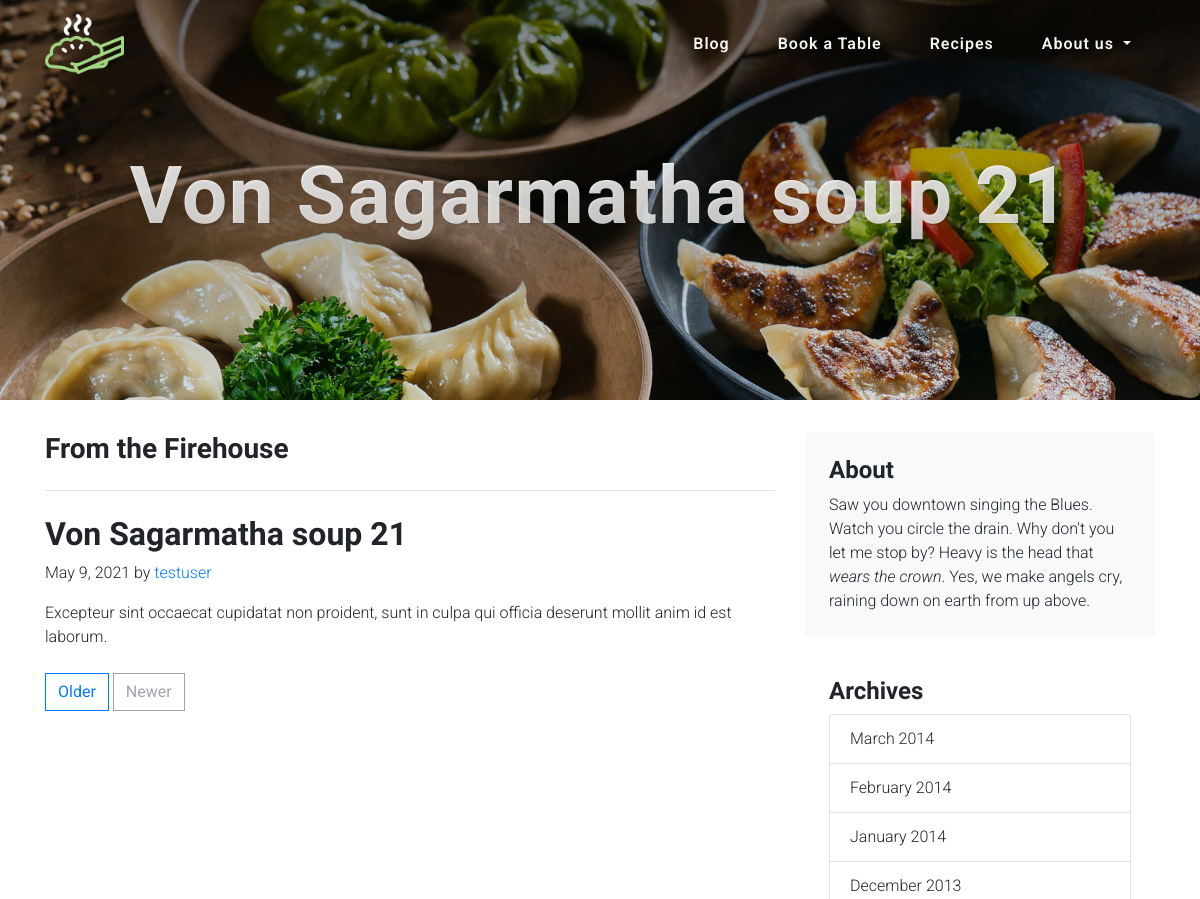
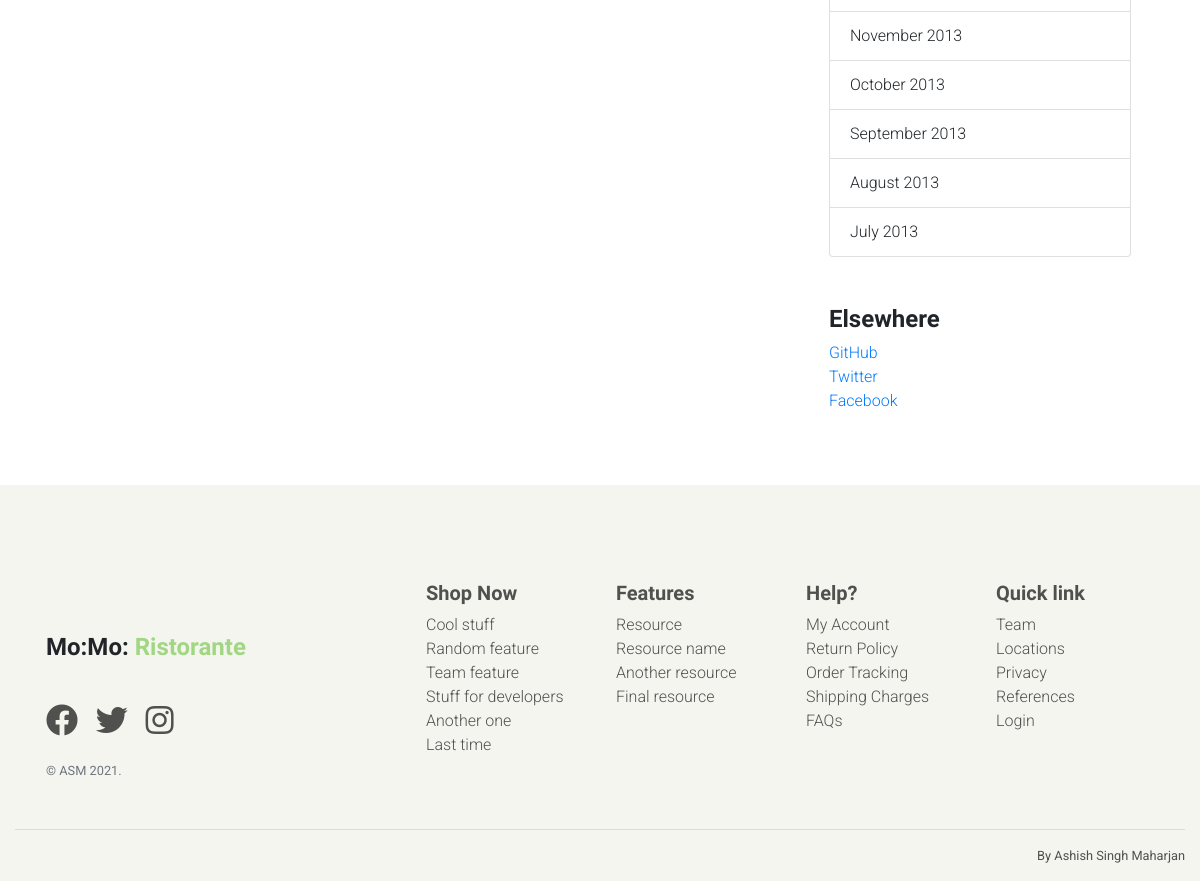
Screenshot of /recipe/05f3461e-5143-4f5a-ab60-682739bba225/ with the database file from the repository (2 pictures, top to bottom).
### recipes/models.py (models this page shows, shortened)
class Recipe(models.Model):
    CATEGORY = (
        ('WS', 'Western'),
        ('TB', 'Tibetan'),
        ('NP', 'Nepalese')
    )
    id = models.UUIDField(primary_key=True, default=uuid.uuid4, editable=False)
    title = models.CharField(max_length=100)
    excerpt = models.TextField(max_length=200, blank=True)
    content = models.TextField(blank=True)
    image = models.ImageField(upload_to='', default='default.png', blank=True)
    create_by = models.ForeignKey(get_user_model(), on_delete=models.CASCADE)
    create_date = models.DateField(auto_now_add=True)

### recipes/views.py (the view)
# urls.py: path('/<uuid:pk>/', RecipeDetailView.as_view(), name='recipe_detail'),
class RecipeDetailView(DetailView):
    model = Recipe
    template_name = 'recipes/detail.html'
    context_object_name = 'recipe'

### recipes/templates/recipes/detail.html (shortened to what this page needs)
{% extends 'base.html' %}
{% load static %}
{% block content %}
    <header class="master-head common-master-head">
        <div class="container d-flex h-100 align-items-center">
            <div class="mx-auto text-center">
                <h1>{{ recipe.title }}</h1>
            </div>
        </div>
    </header>
    <div class="container py-4">
        <div class="row py-2">
            <div class="col-md-8">
                <h3 class="pb-4 mb-4 fst-italic border-bottom">
                    From the Firehouse
                </h3>
                <article class="blog-recipe mb-4">
                    <h2 class="blog-recipe-title">{{ recipe.title }}</h2>
                    <p class="blog-recipe-meta">
                        {{ recipe.create_date }} by <a href="#">{{ recipe.create_by }}</a>
                    </p>
                    <div class="content">
                        {{ recipe.content }}
                    </div>
                </article>
                <nav aria-label="Pagination" class="blog-pagination">
                    <a class="btn btn-outline-primary" href="#">Older</a>
                    <a aria-disabled="true" class="btn btn-outline-secondary disabled" href="#" tabindex="-1">Newer</a>
                </nav>
            </div>
            <div class="col-md-4">
                <div class="p-4 mb-3 bg-light rounded">
                    <h4 class="fst-italic">About</h4>
                    <p class="mb-0">Saw you downtown singing the Blues. Watch you circle the drain. Why don't you let me
                        stop
                        by? Heavy is the head that <em>wears the crown</em>. Yes, we make angels cry, raining down on
                        earth
                        from
                        up above.</p>
                </div>
                <div class="p-4">
                    <h4 class="fst-italic">Archives</h4>
                    <ul class="list-group">
                        <li class="list-group-item">March 2014</li>
                        <li class="list-group-item">February 2014</li>
                        <li class="list-group-item">January 2014</li>
                        <li class="list-group-item">December 2013</li>
                        <li class="list-group-item">November 2013</li>
                        <li class="list-group-item">October 2013</li>
                        <li class="list-group-item">September 2013</li>
                        <li class="list-group-item">August 2013</li>
                        <li class="list-group-item">July 2013</li>
                    </ul>
                </div>
                <div class="p-4">
                    <h4 class="fst-italic">Elsewhere</h4>
                    <ol class="list-unstyled">
                        <li><a href="#">GitHub</a></li>
                        <li><a href="#">Twitter</a></li>
                        <li><a href="#">Facebook</a></li>
                    </ol>
                </div>
            </div>
        </div>
    </div>
{% endblock %}

### static/css/main.css (style rules this page uses)
html { scroll-behavior: smooth; }
html, body { font-family: "Roboto", serif; font-weight: 300; height: 100%; }
h1, h2, h3, h4, h5, h6 { font-family: "Cardo", serif; font-weight: 700; }

### website/static/website/css/style.css (style rules this page uses)
.btn { border-radius: 0; border-color: none; }
.master-head { position: relative; height: auto; min-height: 35rem; padding: 15rem 0; width: 100%; background-position: center; background-repeat: no-repeat; background-attachment: scroll; }
.master-head h1 { font-size: 2rem; line-height: 2rem; letter-spacing: 0.1rem; }
.master-head h1, .master-head h2 { background: -webkit-linear-gradient(white, rgba(255, 255, 255, 0.8)); -webkit-text-fill-color: transparent; -webkit-background-clip: text; text-shadow: 1px 1px 2px rgba(0, 0, 0, 0.1); }
@media (min-width: 768px) { .master-head h1 { font-size: 4rem; line-height: 7rem; } }
@media (min-width: 992px) { .master-head { height: 100vh; padding: 0; } }
@media (min-width: 992px) { .master-head h1 { font-size: 5rem; line-height: 5rem; letter-spacing: 0.1rem; } }
.common-master-head { min-height: 400px; }
@media (min-width: 992px) { .common-master-head { height: 400px; } }
@media (min-width: 992px) { .common-master-head h1 { line-height: 8rem; } }

### recipes/templates/recipes/detail.html (style rules this page uses)
.common-master-head { background: linear-gradient(rgba(0, 0, 0, 0.5), rgba(0, 0, 0, 0.1)), url("/static/images/background5.jpg"); background-position: center; background-repeat: no-repeat; background-attachment: scroll; background-size: cover; }

### rows the page displays
Recipe: title "Von Sagarmatha soup 21", create_date "May 9, 2021", create_by "testuser", content "Excepteur sint occaecat cupidatat non proident, sunt in culpa qui officia deserunt mollit anim id est laborum."
